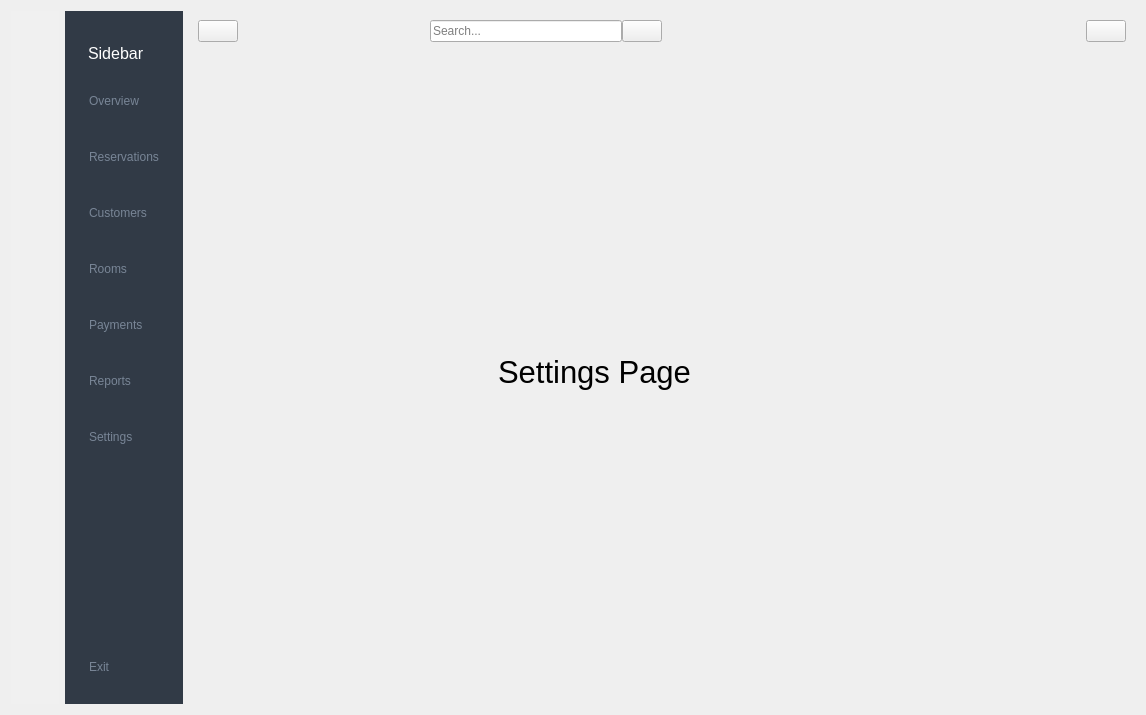
<?xml version="1.0" encoding="UTF-8"?>
<ui version="4.0">
 <class>Dashboard</class>
 <widget class="QWidget" name="Dashboard">
  <property name="geometry">
   <rect>
    <x>0</x>
    <y>0</y>
    <width>1146</width>
    <height>715</height>
   </rect>
  </property>
  <property name="windowTitle">
   <string>Form</string>
  </property>
  <property name="styleSheet">
   <string notr="true">/*= Style for icon-only menu START
  ==================================================== */
#iconOnlyWidget {
    background-color: #f0f0f0;  /* Changed to light gray */
    width: 50px;
}

#iconOnlyWidget QPushButton {
    height: 50px;
    border: none;
    padding: 8px;
    background-color: transparent;
}

#iconOnlyWidget QPushButton:hover {
    background-color: rgba(200, 200, 200, 0.5);  /* Light gray hover */
}

#iconOnlyWidget QPushButton:checked {
    background-color: rgba(150, 150, 150, 0.5);  /* Medium gray for active state */
    border-right: 3px solid #70B9FE;  /* Blue accent for active state */
}

#iconOnlyWidget QLabel {
    padding: 5px;
    background-color: transparent;
}
/*= END
  ==================================================== */

/*= Style for full menu START (keep original dark version)
  ==================================================== */
#fullMenuWidget {
    background-color: #313a46;
    width: 200px;
}

#fullMenuWidget QPushButton {
    border: none;
    border-radius: 3px;
    text-align: left;
    padding: 8px 15px;
    color: #788596;
    height: 40px;
}

#fullMenuWidget QPushButton:hover {
    background-color: rgba(86, 101, 115, 0.5);
}

#fullMenuWidget QPushButton:checked {
    color: #fff;
    background-color: rgba(86, 101, 115, 0.8);
}

#fullMenuWidget QLabel#label_3 {
    color: #fff;
    font-size: 16px;
    padding: 10px;
}
/*= END
  ==================================================== */

/*= Update exit button border color for light sidebar
  ==================================================== */
#exitButton_1 {
    border-top: 1px solid #cccccc;  /* Lighter border color */
}</string>
  </property>
  <layout class="QGridLayout" name="gridLayout">
   <item row="0" column="0">
    <widget class="QWidget" name="iconOnlyWidget" native="true">
     <layout class="QVBoxLayout" name="verticalLayout_7">
      <property name="leftMargin">
       <number>0</number>
      </property>
      <property name="topMargin">
       <number>0</number>
      </property>
      <property name="rightMargin">
       <number>0</number>
      </property>
      <property name="bottomMargin">
       <number>0</number>
      </property>
      <item>
       <layout class="QVBoxLayout" name="verticalLayout_3">
        <property name="spacing">
         <number>0</number>
        </property>
        <item>
         <layout class="QHBoxLayout" name="horizontalLayout_2"/>
        </item>
        <item>
         <layout class="QVBoxLayout" name="verticalLayout_2">
          <item>
           <widget class="QLabel" name="label">
            <property name="text">
             <string/>
            </property>
            <property name="pixmap">
             <pixmap resource="resources.qrc">:/icons/icons/dashboard/hotel.png</pixmap>
            </property>
            <property name="scaledContents">
             <bool>false</bool>
            </property>
            <property name="alignment">
             <set>Qt::AlignmentFlag::AlignCenter</set>
            </property>
           </widget>
          </item>
          <item>
           <widget class="QPushButton" name="homeButton_1">
            <property name="minimumSize">
             <size>
              <width>34</width>
              <height>0</height>
             </size>
            </property>
            <property name="text">
             <string/>
            </property>
            <property name="icon">
             <iconset resource="resources.qrc">
              <normaloff>:/icons/icons/dashboard/home.png</normaloff>:/icons/icons/dashboard/home.png</iconset>
            </property>
            <property name="checkable">
             <bool>true</bool>
            </property>
            <property name="autoExclusive">
             <bool>true</bool>
            </property>
           </widget>
          </item>
          <item>
           <widget class="QPushButton" name="reservationButton_1">
            <property name="text">
             <string/>
            </property>
            <property name="icon">
             <iconset resource="resources.qrc">
              <normaloff>:/icons/icons/dashboard/reservation.png</normaloff>:/icons/icons/dashboard/reservation.png</iconset>
            </property>
            <property name="checkable">
             <bool>true</bool>
            </property>
            <property name="autoExclusive">
             <bool>true</bool>
            </property>
           </widget>
          </item>
          <item>
           <widget class="QPushButton" name="customerButton_1">
            <property name="text">
             <string/>
            </property>
            <property name="icon">
             <iconset resource="resources.qrc">
              <normaloff>:/icons/icons/dashboard/customer.png</normaloff>:/icons/icons/dashboard/customer.png</iconset>
            </property>
            <property name="checkable">
             <bool>true</bool>
            </property>
            <property name="autoExclusive">
             <bool>true</bool>
            </property>
           </widget>
          </item>
          <item>
           <widget class="QPushButton" name="roomButton_1">
            <property name="text">
             <string/>
            </property>
            <property name="icon">
             <iconset resource="resources.qrc">
              <normaloff>:/icons/icons/dashboard/room.png</normaloff>:/icons/icons/dashboard/room.png</iconset>
            </property>
            <property name="checkable">
             <bool>true</bool>
            </property>
            <property name="autoExclusive">
             <bool>true</bool>
            </property>
           </widget>
          </item>
          <item>
           <widget class="QPushButton" name="paymentButton_1">
            <property name="text">
             <string/>
            </property>
            <property name="icon">
             <iconset resource="resources.qrc">
              <normaloff>:/icons/icons/dashboard/payment.png</normaloff>:/icons/icons/dashboard/payment.png</iconset>
            </property>
            <property name="checkable">
             <bool>true</bool>
            </property>
            <property name="autoExclusive">
             <bool>true</bool>
            </property>
           </widget>
          </item>
          <item>
           <widget class="QPushButton" name="reportButton_1">
            <property name="text">
             <string/>
            </property>
            <property name="icon">
             <iconset resource="resources.qrc">
              <normaloff>:/icons/icons/dashboard/report.png</normaloff>:/icons/icons/dashboard/report.png</iconset>
            </property>
            <property name="checkable">
             <bool>true</bool>
            </property>
            <property name="autoExclusive">
             <bool>true</bool>
            </property>
           </widget>
          </item>
          <item>
           <widget class="QPushButton" name="settingButton_1">
            <property name="text">
             <string/>
            </property>
            <property name="icon">
             <iconset resource="resources.qrc">
              <normaloff>:/icons/icons/dashboard/settings.png</normaloff>:/icons/icons/dashboard/settings.png</iconset>
            </property>
            <property name="checkable">
             <bool>true</bool>
            </property>
            <property name="autoExclusive">
             <bool>true</bool>
            </property>
           </widget>
          </item>
         </layout>
        </item>
        <item>
         <spacer name="verticalSpacer">
          <property name="orientation">
           <enum>Qt::Orientation::Vertical</enum>
          </property>
          <property name="sizeHint" stdset="0">
           <size>
            <width>20</width>
            <height>40</height>
           </size>
          </property>
         </spacer>
        </item>
        <item>
         <widget class="QPushButton" name="exitButton_1">
          <property name="text">
           <string/>
          </property>
          <property name="icon">
           <iconset resource="resources.qrc">
            <normaloff>:/icons/icons/dashboard/exit.png</normaloff>:/icons/icons/dashboard/exit.png</iconset>
          </property>
         </widget>
        </item>
       </layout>
      </item>
     </layout>
    </widget>
   </item>
   <item row="0" column="2">
    <widget class="QWidget" name="widget_3" native="true">
     <layout class="QVBoxLayout" name="verticalLayout_9">
      <property name="spacing">
       <number>0</number>
      </property>
      <property name="leftMargin">
       <number>0</number>
      </property>
      <property name="topMargin">
       <number>0</number>
      </property>
      <property name="rightMargin">
       <number>0</number>
      </property>
      <property name="bottomMargin">
       <number>0</number>
      </property>
      <item>
       <layout class="QVBoxLayout" name="verticalLayout_5">
        <property name="spacing">
         <number>0</number>
        </property>
        <item>
         <widget class="QWidget" name="widget" native="true">
          <layout class="QGridLayout" name="gridLayout_2">
           <item row="0" column="0">
            <layout class="QHBoxLayout" name="horizontalLayout_3">
             <property name="spacing">
              <number>0</number>
             </property>
             <item>
              <widget class="QPushButton" name="changeButton">
               <property name="text">
                <string/>
               </property>
               <property name="icon">
                <iconset resource="resources.qrc">
                 <normaloff>:/icons/icons/dashboard/changebar.png</normaloff>:/icons/icons/dashboard/changebar.png</iconset>
               </property>
               <property name="iconSize">
                <size>
                 <width>24</width>
                 <height>24</height>
                </size>
               </property>
               <property name="checkable">
                <bool>true</bool>
               </property>
              </widget>
             </item>
             <item>
              <layout class="QHBoxLayout" name="horizontalLayout">
               <item>
                <spacer name="horizontalSpacer">
                 <property name="orientation">
                  <enum>Qt::Orientation::Horizontal</enum>
                 </property>
                 <property name="sizeHint" stdset="0">
                  <size>
                   <width>40</width>
                   <height>20</height>
                  </size>
                 </property>
                </spacer>
               </item>
               <item>
                <widget class="QLineEdit" name="searchInput">
                 <property name="placeholderText">
                  <string>Search...</string>
                 </property>
                </widget>
               </item>
               <item>
                <widget class="QPushButton" name="searchButton">
                 <property name="text">
                  <string/>
                 </property>
                 <property name="icon">
                  <iconset resource="resources.qrc">
                   <normaloff>:/icons/icons/dashboard/search.png</normaloff>:/icons/icons/dashboard/search.png</iconset>
                 </property>
                </widget>
               </item>
              </layout>
             </item>
             <item>
              <spacer name="horizontalSpacer_2">
               <property name="orientation">
                <enum>Qt::Orientation::Horizontal</enum>
               </property>
               <property name="sizeHint" stdset="0">
                <size>
                 <width>40</width>
                 <height>20</height>
                </size>
               </property>
              </spacer>
             </item>
             <item>
              <widget class="QPushButton" name="userButton">
               <property name="text">
                <string/>
               </property>
               <property name="icon">
                <iconset resource="resources.qrc">
                 <normaloff>:/icons/icons/dashboard/user.png</normaloff>:/icons/icons/dashboard/user.png</iconset>
               </property>
              </widget>
             </item>
            </layout>
           </item>
           <item row="1" column="0">
            <widget class="QStackedWidget" name="stackedWidget">
             <property name="currentIndex">
              <number>6</number>
             </property>
             <widget class="QWidget" name="homePage">
              <layout class="QGridLayout" name="gridLayout_3">
               <property name="leftMargin">
                <number>300</number>
               </property>
               <property name="topMargin">
                <number>0</number>
               </property>
               <property name="rightMargin">
                <number>0</number>
               </property>
               <property name="bottomMargin">
                <number>0</number>
               </property>
               <property name="horizontalSpacing">
                <number>0</number>
               </property>
               <item row="0" column="0">
                <widget class="QLabel" name="homePageLabel">
                 <property name="font">
                  <font>
                   <pointsize>24</pointsize>
                   <bold>false</bold>
                  </font>
                 </property>
                 <property name="text">
                  <string>Home Page</string>
                 </property>
                </widget>
               </item>
              </layout>
             </widget>
             <widget class="QWidget" name="reservationPage">
              <property name="font">
               <font>
                <pointsize>23</pointsize>
               </font>
              </property>
              <layout class="QGridLayout" name="gridLayout_5">
               <property name="leftMargin">
                <number>300</number>
               </property>
               <property name="topMargin">
                <number>0</number>
               </property>
               <property name="rightMargin">
                <number>0</number>
               </property>
               <property name="bottomMargin">
                <number>0</number>
               </property>
               <property name="spacing">
                <number>0</number>
               </property>
               <item row="0" column="0">
                <widget class="QLabel" name="reservationLabel">
                 <property name="font">
                  <font>
                   <pointsize>23</pointsize>
                  </font>
                 </property>
                 <property name="text">
                  <string>Reservations Page</string>
                 </property>
                </widget>
               </item>
              </layout>
             </widget>
             <widget class="QWidget" name="customerPage">
              <layout class="QGridLayout" name="gridLayout_6">
               <property name="leftMargin">
                <number>300</number>
               </property>
               <property name="topMargin">
                <number>0</number>
               </property>
               <property name="rightMargin">
                <number>0</number>
               </property>
               <property name="bottomMargin">
                <number>0</number>
               </property>
               <property name="horizontalSpacing">
                <number>0</number>
               </property>
               <item row="0" column="0">
                <widget class="QLabel" name="customerPageLabel">
                 <property name="font">
                  <font>
                   <pointsize>23</pointsize>
                  </font>
                 </property>
                 <property name="text">
                  <string>Customer Page</string>
                 </property>
                </widget>
               </item>
              </layout>
             </widget>
             <widget class="QWidget" name="roomPage">
              <property name="font">
               <font>
                <pointsize>23</pointsize>
               </font>
              </property>
              <layout class="QGridLayout" name="gridLayout_7">
               <property name="leftMargin">
                <number>300</number>
               </property>
               <property name="topMargin">
                <number>0</number>
               </property>
               <property name="rightMargin">
                <number>0</number>
               </property>
               <property name="bottomMargin">
                <number>0</number>
               </property>
               <property name="spacing">
                <number>0</number>
               </property>
               <item row="0" column="0">
                <widget class="QLabel" name="roomPageLabel">
                 <property name="text">
                  <string>Rooms Page</string>
                 </property>
                </widget>
               </item>
              </layout>
             </widget>
             <widget class="QWidget" name="paymentPage">
              <layout class="QGridLayout" name="gridLayout_8">
               <property name="leftMargin">
                <number>300</number>
               </property>
               <property name="topMargin">
                <number>0</number>
               </property>
               <property name="rightMargin">
                <number>0</number>
               </property>
               <property name="bottomMargin">
                <number>0</number>
               </property>
               <property name="spacing">
                <number>0</number>
               </property>
               <item row="0" column="0">
                <widget class="QLabel" name="paymentPageLabel">
                 <property name="font">
                  <font>
                   <pointsize>23</pointsize>
                  </font>
                 </property>
                 <property name="text">
                  <string>Payments Page</string>
                 </property>
                </widget>
               </item>
              </layout>
             </widget>
             <widget class="QWidget" name="reportPage">
              <layout class="QGridLayout" name="gridLayout_9">
               <property name="leftMargin">
                <number>300</number>
               </property>
               <property name="topMargin">
                <number>0</number>
               </property>
               <property name="rightMargin">
                <number>0</number>
               </property>
               <property name="bottomMargin">
                <number>0</number>
               </property>
               <property name="spacing">
                <number>0</number>
               </property>
               <item row="0" column="0">
                <widget class="QLabel" name="reportPageLabel">
                 <property name="font">
                  <font>
                   <pointsize>23</pointsize>
                  </font>
                 </property>
                 <property name="text">
                  <string>Reports Page</string>
                 </property>
                </widget>
               </item>
              </layout>
             </widget>
             <widget class="QWidget" name="settingPage">
              <layout class="QGridLayout" name="gridLayout_4">
               <property name="leftMargin">
                <number>300</number>
               </property>
               <property name="topMargin">
                <number>0</number>
               </property>
               <property name="rightMargin">
                <number>0</number>
               </property>
               <property name="bottomMargin">
                <number>0</number>
               </property>
               <property name="spacing">
                <number>0</number>
               </property>
               <item row="0" column="0">
                <widget class="QLabel" name="settingPageLabel">
                 <property name="font">
                  <font>
                   <pointsize>23</pointsize>
                  </font>
                 </property>
                 <property name="text">
                  <string>Settings Page</string>
                 </property>
                </widget>
               </item>
              </layout>
             </widget>
            </widget>
           </item>
          </layout>
         </widget>
        </item>
       </layout>
      </item>
     </layout>
    </widget>
   </item>
   <item row="0" column="1">
    <widget class="QWidget" name="fullMenuWidget" native="true">
     <layout class="QVBoxLayout" name="verticalLayout_8">
      <item>
       <layout class="QVBoxLayout" name="verticalLayout_4">
        <property name="spacing">
         <number>0</number>
        </property>
        <item>
         <layout class="QVBoxLayout" name="verticalLayout">
          <item>
           <widget class="QLabel" name="label_2">
            <property name="text">
             <string/>
            </property>
            <property name="pixmap">
             <pixmap resource="resources.qrc">:/icons/icons/dashboard/hotel.png</pixmap>
            </property>
           </widget>
          </item>
          <item>
           <widget class="QLabel" name="label_3">
            <property name="text">
             <string>Sidebar</string>
            </property>
           </widget>
          </item>
          <item>
           <widget class="QPushButton" name="homeButton_2">
            <property name="text">
             <string>Overview</string>
            </property>
            <property name="icon">
             <iconset resource="resources.qrc">
              <normaloff>:/icons/icons/dashboard/homecolor.png</normaloff>:/icons/icons/dashboard/homecolor.png</iconset>
            </property>
            <property name="iconSize">
             <size>
              <width>30</width>
              <height>30</height>
             </size>
            </property>
            <property name="checkable">
             <bool>true</bool>
            </property>
            <property name="autoExclusive">
             <bool>true</bool>
            </property>
           </widget>
          </item>
          <item>
           <widget class="QPushButton" name="reservationButton_2">
            <property name="text">
             <string>Reservations</string>
            </property>
            <property name="icon">
             <iconset resource="resources.qrc">
              <normaloff>:/icons/icons/dashboard/reservationcolor.png</normaloff>:/icons/icons/dashboard/reservationcolor.png</iconset>
            </property>
            <property name="iconSize">
             <size>
              <width>30</width>
              <height>30</height>
             </size>
            </property>
            <property name="checkable">
             <bool>true</bool>
            </property>
            <property name="autoExclusive">
             <bool>true</bool>
            </property>
           </widget>
          </item>
          <item>
           <widget class="QPushButton" name="customerButton_2">
            <property name="text">
             <string>Customers</string>
            </property>
            <property name="icon">
             <iconset resource="resources.qrc">
              <normaloff>:/icons/icons/dashboard/customercolor.png</normaloff>:/icons/icons/dashboard/customercolor.png</iconset>
            </property>
            <property name="iconSize">
             <size>
              <width>30</width>
              <height>30</height>
             </size>
            </property>
            <property name="checkable">
             <bool>true</bool>
            </property>
            <property name="autoExclusive">
             <bool>true</bool>
            </property>
           </widget>
          </item>
          <item>
           <widget class="QPushButton" name="roomButton_2">
            <property name="text">
             <string>Rooms</string>
            </property>
            <property name="icon">
             <iconset resource="resources.qrc">
              <normaloff>:/icons/icons/dashboard/roomcolor.png</normaloff>:/icons/icons/dashboard/roomcolor.png</iconset>
            </property>
            <property name="iconSize">
             <size>
              <width>30</width>
              <height>30</height>
             </size>
            </property>
            <property name="checkable">
             <bool>true</bool>
            </property>
            <property name="autoExclusive">
             <bool>true</bool>
            </property>
           </widget>
          </item>
          <item>
           <widget class="QPushButton" name="paymentButton_2">
            <property name="text">
             <string>Payments</string>
            </property>
            <property name="icon">
             <iconset resource="resources.qrc">
              <normaloff>:/icons/icons/dashboard/paymentcolor.png</normaloff>:/icons/icons/dashboard/paymentcolor.png</iconset>
            </property>
            <property name="iconSize">
             <size>
              <width>30</width>
              <height>30</height>
             </size>
            </property>
            <property name="checkable">
             <bool>true</bool>
            </property>
            <property name="autoExclusive">
             <bool>true</bool>
            </property>
           </widget>
          </item>
          <item>
           <widget class="QPushButton" name="reportButton_2">
            <property name="text">
             <string>Reports</string>
            </property>
            <property name="icon">
             <iconset resource="resources.qrc">
              <normaloff>:/icons/icons/dashboard/reportcolor.png</normaloff>:/icons/icons/dashboard/reportcolor.png</iconset>
            </property>
            <property name="iconSize">
             <size>
              <width>30</width>
              <height>30</height>
             </size>
            </property>
            <property name="checkable">
             <bool>true</bool>
            </property>
            <property name="autoExclusive">
             <bool>true</bool>
            </property>
           </widget>
          </item>
          <item>
           <widget class="QPushButton" name="settingButton_2">
            <property name="text">
             <string>Settings</string>
            </property>
            <property name="icon">
             <iconset resource="resources.qrc">
              <normaloff>:/icons/icons/dashboard/settingcolor.png</normaloff>:/icons/icons/dashboard/settingcolor.png</iconset>
            </property>
            <property name="iconSize">
             <size>
              <width>30</width>
              <height>30</height>
             </size>
            </property>
            <property name="checkable">
             <bool>true</bool>
            </property>
            <property name="autoExclusive">
             <bool>true</bool>
            </property>
           </widget>
          </item>
         </layout>
        </item>
        <item>
         <spacer name="verticalSpacer_2">
          <property name="orientation">
           <enum>Qt::Orientation::Vertical</enum>
          </property>
          <property name="sizeHint" stdset="0">
           <size>
            <width>20</width>
            <height>40</height>
           </size>
          </property>
         </spacer>
        </item>
        <item>
         <widget class="QPushButton" name="exitButton_2">
          <property name="text">
           <string>Exit</string>
          </property>
          <property name="icon">
           <iconset resource="resources.qrc">
            <normaloff>:/icons/icons/dashboard/logoutcolor.png</normaloff>:/icons/icons/dashboard/logoutcolor.png</iconset>
          </property>
          <property name="iconSize">
           <size>
            <width>30</width>
            <height>30</height>
           </size>
          </property>
         </widget>
        </item>
       </layout>
      </item>
     </layout>
    </widget>
   </item>
  </layout>
 </widget>
 <resources>
  <include location="resources.qrc"/>
 </resources>
 <connections>
  <connection>
   <sender>changeButton</sender>
   <signal>toggled(bool)</signal>
   <receiver>fullMenuWidget</receiver>
   <slot>setHidden(bool)</slot>
   <hints>
    <hint type="sourcelabel">
     <x>277</x>
     <y>45</y>
    </hint>
    <hint type="destinationlabel">
     <x>212</x>
     <y>364</y>
    </hint>
   </hints>
  </connection>
  <connection>
   <sender>changeButton</sender>
   <signal>toggled(bool)</signal>
   <receiver>iconOnlyWidget</receiver>
   <slot>setVisible(bool)</slot>
   <hints>
    <hint type="sourcelabel">
     <x>277</x>
     <y>38</y>
    </hint>
    <hint type="destinationlabel">
     <x>64</x>
     <y>364</y>
    </hint>
   </hints>
  </connection>
  <connection>
   <sender>homeButton_1</sender>
   <signal>toggled(bool)</signal>
   <receiver>homeButton_2</receiver>
   <slot>setChecked(bool)</slot>
   <hints>
    <hint type="sourcelabel">
     <x>53</x>
     <y>68</y>
    </hint>
    <hint type="destinationlabel">
     <x>140</x>
     <y>87</y>
    </hint>
   </hints>
  </connection>
  <connection>
   <sender>reservationButton_1</sender>
   <signal>toggled(bool)</signal>
   <receiver>reservationButton_2</receiver>
   <slot>setChecked(bool)</slot>
   <hints>
    <hint type="sourcelabel">
     <x>45</x>
     <y>83</y>
    </hint>
    <hint type="destinationlabel">
     <x>132</x>
     <y>116</y>
    </hint>
   </hints>
  </connection>
  <connection>
   <sender>customerButton_1</sender>
   <signal>toggled(bool)</signal>
   <receiver>customerButton_2</receiver>
   <slot>setChecked(bool)</slot>
   <hints>
    <hint type="sourcelabel">
     <x>26</x>
     <y>112</y>
    </hint>
    <hint type="destinationlabel">
     <x>137</x>
     <y>151</y>
    </hint>
   </hints>
  </connection>
  <connection>
   <sender>roomButton_1</sender>
   <signal>toggled(bool)</signal>
   <receiver>roomButton_2</receiver>
   <slot>setChecked(bool)</slot>
   <hints>
    <hint type="sourcelabel">
     <x>40</x>
     <y>147</y>
    </hint>
    <hint type="destinationlabel">
     <x>164</x>
     <y>185</y>
    </hint>
   </hints>
  </connection>
  <connection>
   <sender>paymentButton_1</sender>
   <signal>toggled(bool)</signal>
   <receiver>paymentButton_2</receiver>
   <slot>setChecked(bool)</slot>
   <hints>
    <hint type="sourcelabel">
     <x>30</x>
     <y>181</y>
    </hint>
    <hint type="destinationlabel">
     <x>143</x>
     <y>215</y>
    </hint>
   </hints>
  </connection>
  <connection>
   <sender>reportButton_1</sender>
   <signal>toggled(bool)</signal>
   <receiver>reportButton_2</receiver>
   <slot>setChecked(bool)</slot>
   <hints>
    <hint type="sourcelabel">
     <x>25</x>
     <y>204</y>
    </hint>
    <hint type="destinationlabel">
     <x>179</x>
     <y>257</y>
    </hint>
   </hints>
  </connection>
  <connection>
   <sender>settingButton_1</sender>
   <signal>toggled(bool)</signal>
   <receiver>settingButton_2</receiver>
   <slot>setChecked(bool)</slot>
   <hints>
    <hint type="sourcelabel">
     <x>51</x>
     <y>234</y>
    </hint>
    <hint type="destinationlabel">
     <x>135</x>
     <y>282</y>
    </hint>
   </hints>
  </connection>
  <connection>
   <sender>homeButton_2</sender>
   <signal>toggled(bool)</signal>
   <receiver>homeButton_1</receiver>
   <slot>setChecked(bool)</slot>
   <hints>
    <hint type="sourcelabel">
     <x>205</x>
     <y>77</y>
    </hint>
    <hint type="destinationlabel">
     <x>53</x>
     <y>61</y>
    </hint>
   </hints>
  </connection>
  <connection>
   <sender>reservationButton_2</sender>
   <signal>toggled(bool)</signal>
   <receiver>reservationButton_1</receiver>
   <slot>setChecked(bool)</slot>
   <hints>
    <hint type="sourcelabel">
     <x>92</x>
     <y>112</y>
    </hint>
    <hint type="destinationlabel">
     <x>53</x>
     <y>89</y>
    </hint>
   </hints>
  </connection>
  <connection>
   <sender>customerButton_2</sender>
   <signal>toggled(bool)</signal>
   <receiver>customerButton_1</receiver>
   <slot>setChecked(bool)</slot>
   <hints>
    <hint type="sourcelabel">
     <x>121</x>
     <y>142</y>
    </hint>
    <hint type="destinationlabel">
     <x>53</x>
     <y>121</y>
    </hint>
   </hints>
  </connection>
  <connection>
   <sender>roomButton_2</sender>
   <signal>toggled(bool)</signal>
   <receiver>roomButton_1</receiver>
   <slot>setChecked(bool)</slot>
   <hints>
    <hint type="sourcelabel">
     <x>175</x>
     <y>176</y>
    </hint>
    <hint type="destinationlabel">
     <x>53</x>
     <y>150</y>
    </hint>
   </hints>
  </connection>
  <connection>
   <sender>paymentButton_2</sender>
   <signal>toggled(bool)</signal>
   <receiver>paymentButton_1</receiver>
   <slot>setChecked(bool)</slot>
   <hints>
    <hint type="sourcelabel">
     <x>127</x>
     <y>213</y>
    </hint>
    <hint type="destinationlabel">
     <x>53</x>
     <y>180</y>
    </hint>
   </hints>
  </connection>
  <connection>
   <sender>reportButton_2</sender>
   <signal>toggled(bool)</signal>
   <receiver>reportButton_1</receiver>
   <slot>setChecked(bool)</slot>
   <hints>
    <hint type="sourcelabel">
     <x>142</x>
     <y>242</y>
    </hint>
    <hint type="destinationlabel">
     <x>53</x>
     <y>215</y>
    </hint>
   </hints>
  </connection>
  <connection>
   <sender>settingButton_2</sender>
   <signal>toggled(bool)</signal>
   <receiver>settingButton_1</receiver>
   <slot>setChecked(bool)</slot>
   <hints>
    <hint type="sourcelabel">
     <x>141</x>
     <y>280</y>
    </hint>
    <hint type="destinationlabel">
     <x>53</x>
     <y>246</y>
    </hint>
   </hints>
  </connection>
  <connection>
   <sender>exitButton_2</sender>
   <signal>clicked()</signal>
   <receiver>Dashboard</receiver>
   <slot>close()</slot>
   <hints>
    <hint type="sourcelabel">
     <x>151</x>
     <y>685</y>
    </hint>
    <hint type="destinationlabel">
     <x>224</x>
     <y>723</y>
    </hint>
   </hints>
  </connection>
  <connection>
   <sender>exitButton_1</sender>
   <signal>clicked()</signal>
   <receiver>Dashboard</receiver>
   <slot>close()</slot>
   <hints>
    <hint type="sourcelabel">
     <x>48</x>
     <y>683</y>
    </hint>
    <hint type="destinationlabel">
     <x>45</x>
     <y>724</y>
    </hint>
   </hints>
  </connection>
 </connections>
</ui>
